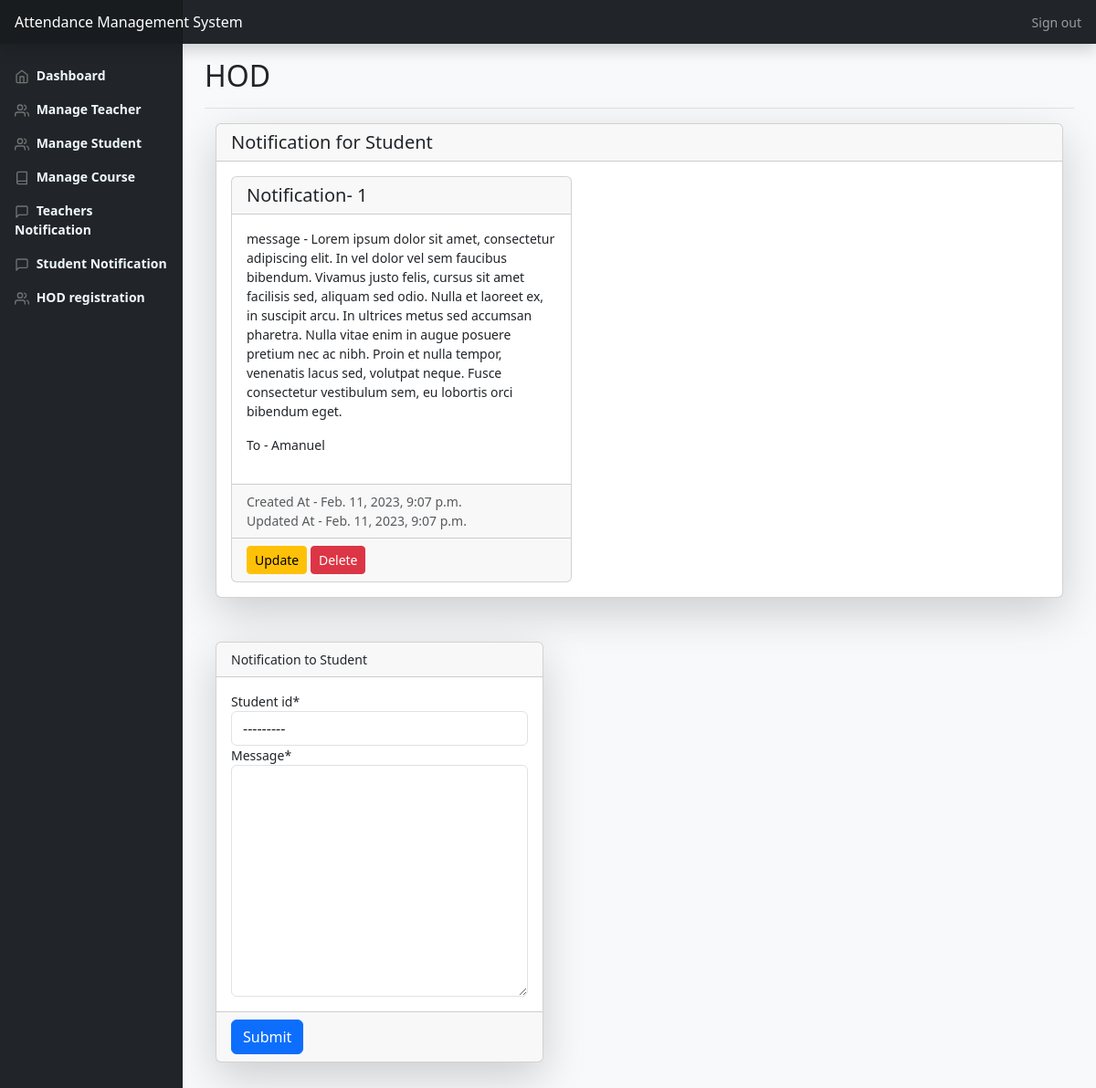
The app's page /hod/manage_notification_student/ (signed in) with its own data.
### amsApp/models.py (models this page shows, shortened)
class NotificationStudent(models.Model):
    student_id = models.ForeignKey(Student, on_delete=models.CASCADE)
    message = models.TextField()
    created_at = models.DateTimeField(auto_now_add=True)
    updated_at = models.DateTimeField(auto_now=True)

class Student(models.Model):
    user = models.OneToOneField(User, on_delete=models.CASCADE)
    class_id = models.ForeignKey(Class, on_delete=models.CASCADE, null=True)
    USN = models.CharField(primary_key='True', max_length=100)
    name = models.CharField(max_length=200)
    gender = models.CharField(max_length=50, choices=gender_choice)
    DOB = models.DateField(null=True)
    def __str__(self):
        return self.name

### amsApp/views.py (the view)
# urls.py: path('hod/manage_notification_student/',views.admin_notification_student_view, name='admin_notification_student_url'),
@login_required()
def admin_notification_student_view(request):
    formStudent = NotificationStudentForm()
    notificationStudent = NotificationStudent.objects.all()
    if request.method == 'POST':
        formStudent = NotificationStudentForm(request.POST)
        if formStudent.is_valid():
            formStudent.save()
            messages.success(request, 'Student notification information added successfully  ' )
            formStudent = NotificationStudentForm()
    context ={'formStudent':formStudent,'notificationStudent':notificationStudent}
    return render(request, 'admin_notification_student.html', context)

### amsApp/forms.py
class NotificationStudentForm(ModelForm):
    class Meta:
        model = NotificationStudent
        fields = '__all__'

### amsApp/templates/admin_notification_student.html (shortened to what this page needs)
{% load static %}
{% load crispy_forms_tags %}
{% include "header.html" %}
{% include "admin_header.html" %}
{% include "admin_nav.html" %}
<main class="col-md-9 ms-sm-auto col-lg-10 px-md-4">
  <div class=" pt-3 pb-2 mb-3 border-bottom">
    <h1 class="h2">HOD</h1>
  </div>
  <div class="container-fluid">
    <div class="row g-5">
        <div class="col-12">
          <div class="card shadow-lg">
              <h5 class="card-header">Notification for Student</h5>
              <div class="card-body">
                {% for noteStudent in notificationStudent %}
                <div class="card col-5">
                  <h5 class="card-header">Notification- {{noteStudent.id}}</h5>
                  <div class="card-body">
                    <p>
                      message - {{noteStudent.message}}
                    </p>
                    <p>
                      To - {{noteStudent.student_id}}
                    </p>
                  </div>
                  <div class="card-footer text-muted">
                    <div>Created At - {{noteStudent.created_at}}</div>
                    <div>Updated At - {{noteStudent.updated_at}}</div>
                  </div>
                  <div class="card-footer text-muted">
                    <span>
                        <a href={% url 'admin_notification_student_update_url' noteStudent.id %} class="btn btn-sm btn-warning">Update</a>
                    </span>
                    <span>
                        <a href={% url 'admin_notification_student_delete_url' noteStudent.id %} class="btn btn-sm btn-danger">Delete</a>
                    </span>
                  </div>
              </div>
              {% endfor %}
              </div>
          </div>
      </div>
        <div class="col-5">
            <form action="" method="POST" >
                <div class="card shadow-lg">
                    <div class="card-header">
                            Notification to Student
                        </div>
                    <div class="card-body">
                        {{formStudent|crispy}}
                    </div>
                    <div class="card-footer">
                        <input type="submit" class="btn btn-primary" value="Submit">
                    </div>
                </div>
                <div class="p-3">
                </div>
            </form>
        </div>
    </div>
</div>
</main>
{% include "footer.html" %}

### amsApp/static/styles.css (style rules this page uses)
body { font-size: .875rem; }

### records on screen
NotificationStudent: id "1", message "Lorem ipsum dolor sit amet, consectetur adipiscing elit. In vel dolor vel sem faucibus bibendum. Vivamus justo felis, cursus sit amet facilisis sed, aliquam sed odio. Nulla et laoreet ex, in suscipit arcu. In ultrices metus sed accumsan pharetra. Nulla vitae enim in augue posuere pretium nec ac nibh. Proin et nulla tempor, venenatis lacus sed, volutpat neque. Fusce consectetur vestibulum sem, eu lobortis orci bibendum eget.", student_id "Amanuel", created_at "Feb. 11, 2023, 9:07 p.m.", updated_at "Feb. 11, 2023, 9:07 p.m."
